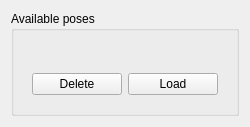
<?xml version="1.0" encoding="UTF-8"?>
<ui version="4.0">
 <class>ManagePoses</class>
 <widget class="QWidget" name="ManagePoses">
  <property name="geometry">
   <rect>
    <x>0</x>
    <y>0</y>
    <width>250</width>
    <height>127</height>
   </rect>
  </property>
  <property name="sizePolicy">
   <sizepolicy hsizetype="Fixed" vsizetype="Expanding">
    <horstretch>0</horstretch>
    <verstretch>0</verstretch>
   </sizepolicy>
  </property>
  <property name="minimumSize">
   <size>
    <width>250</width>
    <height>0</height>
   </size>
  </property>
  <property name="windowTitle">
   <string>Form</string>
  </property>
  <layout class="QVBoxLayout" name="verticalLayout">
   <item>
    <widget class="SideWidgetGroupBox" name="groupBox">
     <property name="title">
      <string>Available poses</string>
     </property>
     <layout class="QVBoxLayout" name="verticalLayout_2">
      <item>
       <widget class="BaseEntityComboBox" name="posture_comboBox" native="true"/>
      </item>
      <item>
       <widget class="QWidget" name="widget_2" native="true">
        <layout class="QHBoxLayout" name="horizontalLayout">
         <item>
          <widget class="QPushButton" name="save_pushButton">
           <property name="text">
            <string>Delete</string>
           </property>
          </widget>
         </item>
         <item>
          <widget class="QPushButton" name="delete_pushButton">
           <property name="text">
            <string>Load</string>
           </property>
          </widget>
         </item>
        </layout>
       </widget>
      </item>
     </layout>
    </widget>
   </item>
  </layout>
 </widget>
 <customwidgets>
  <customwidget>
   <class>SideWidgetGroupBox</class>
   <extends>QGroupBox</extends>
   <header location="global">GUI/SideWidgetComponents/SideWidgetGroupBox.h</header>
   <container>1</container>
  </customwidget>
  <customwidget>
   <class>BaseEntityComboBox</class>
   <extends>QWidget</extends>
   <header location="global">GUI/BasicWidgets/BaseEntityComboBox.h</header>
   <container>1</container>
  </customwidget>
 </customwidgets>
 <resources/>
 <connections/>
</ui>
